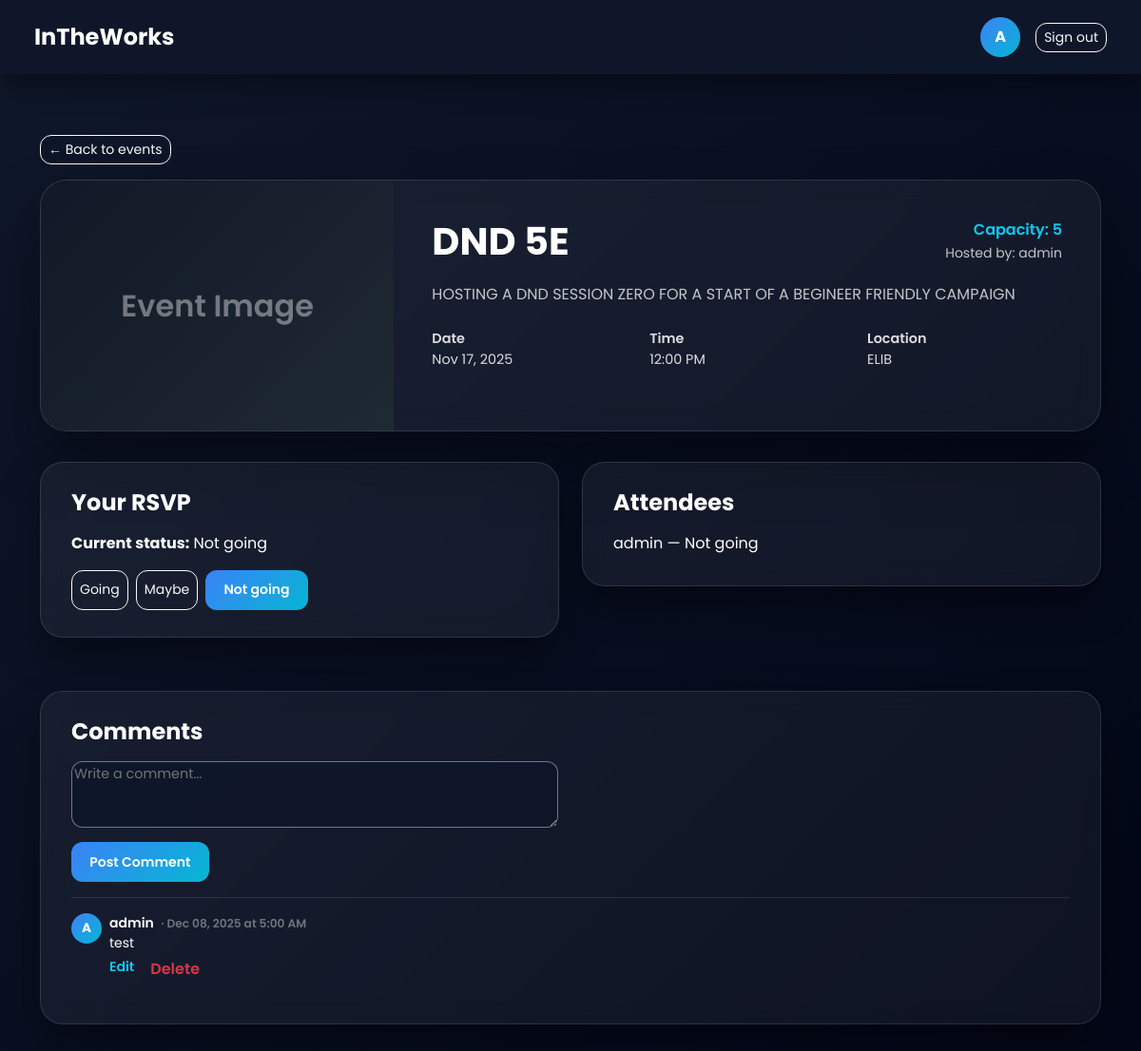
Before: /events/1/ (signed in) with the older database file.
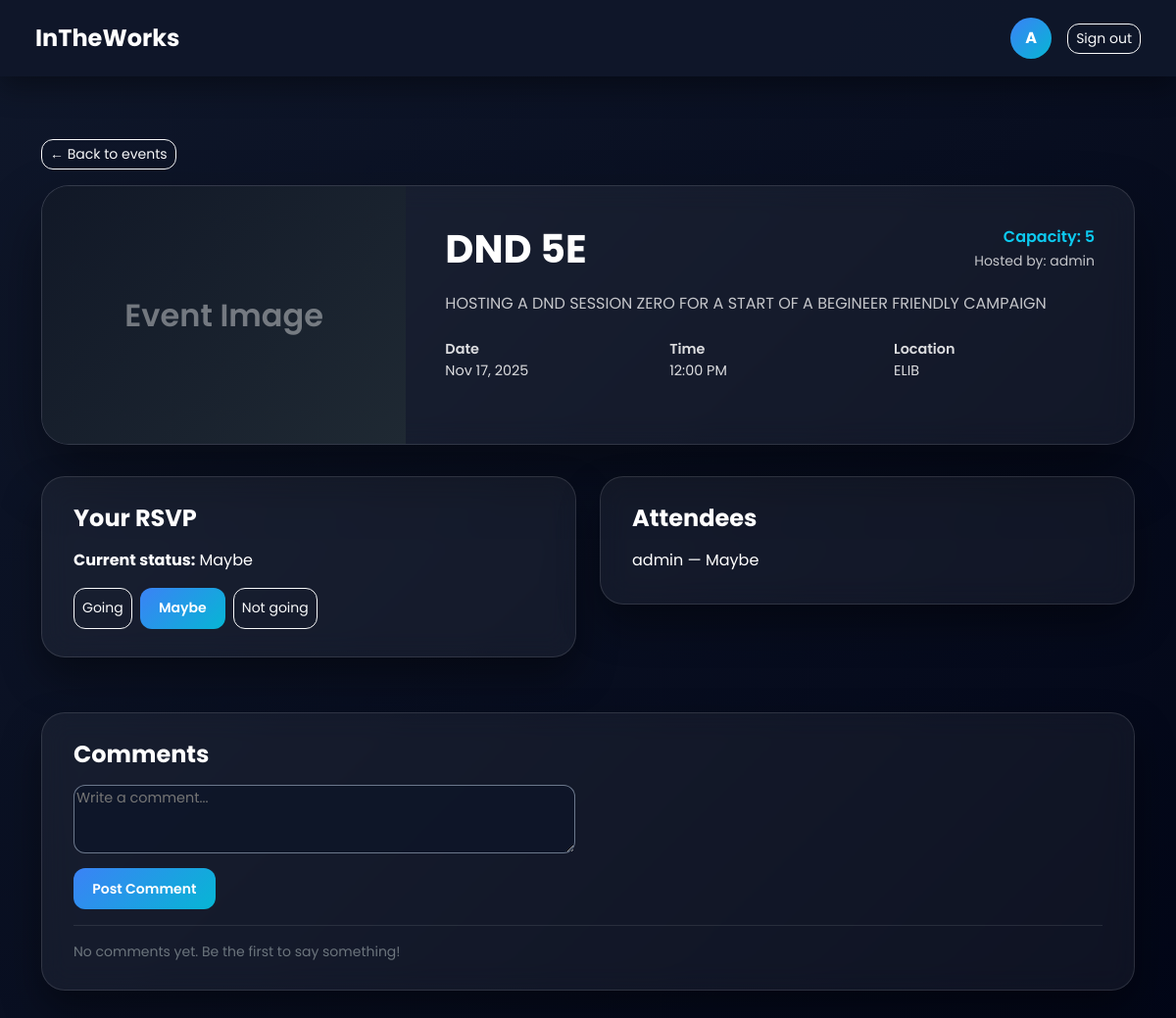
After: the same page with the newer database file.
### app/models.py (models this page shows, shortened)
class RSVP(models.Model):
    class Meta:
        constraints = [models.UniqueConstraint(fields=['user', 'event'], name='unique_rsvp')]
    GOING = 'going'
    MAYBE = 'maybe'
    NO = 'no'
    STATUS_CHOICES = [
        (GOING, 'Going'),
        (MAYBE, 'Maybe'),
        (NO, 'Not going')
    ]
    user = models.ForeignKey(Profile, on_delete=models.CASCADE)
    event = models.ForeignKey(Event, on_delete=models.CASCADE, related_name='rsvps')
    status = models.CharField(max_length=10, choices=STATUS_CHOICES)
    created_at = models.DateTimeField(auto_now_add=True)

class Profile(models.Model):
    user = models.OneToOneField(User, on_delete=models.CASCADE)
    fullname = models.CharField(max_length=100, blank=True)
    birthday = models.DateField(blank=True, null=True)
    phone_number = models.CharField(max_length=20, blank=True)
    display_name = models.CharField(max_length=30, blank=True)
    bio = models.TextField(blank=True)
    interests = models.ManyToManyField('Interest', blank=True)

class Comment(models.Model):
    event = models.ForeignKey(Event, on_delete=models.CASCADE, related_name='comments')
    author = models.ForeignKey('Profile', on_delete=models.CASCADE, related_name='comments', null=True, blank=True)
    text = models.TextField()
    created_at = models.DateTimeField(auto_now_add=True)
    class Meta:
        ordering = ['created_at']

### app/views.py (the view)
# urls.py: path('events/<int:event_id>/', views.event_detail, name='event_detail'),
@login_required
def event_detail(request, event_id):
    event = get_object_or_404(Event, id=event_id)
    profile = request.user.profile
    if profile.display_name:
        initial = profile.display_name[0].upper()
    else:
        username = request.user.username or ""
        initial = (username[0] if username else "U").upper()
    my_rsvp = RSVP.objects.filter(user=profile, event=event).first()
    attendees = RSVP.objects.filter(event=event)
    if request.method == "POST" and "comment_submit" in request.POST:
        comment_form = CommentForm(request.POST)
        if comment_form.is_valid():
            comment = comment_form.save(commit=False)
            comment.event = event
            comment.author = profile
            comment.save()
            return redirect("event_detail", event_id=event.id)
    else:
        comment_form = CommentForm()
    comments = event.comments.select_related("author", "author__user")
    return render(request, "app/event_detail.html", {
        "event": event,
        "my_rsvp": my_rsvp,
        "attendees": attendees,
        "initial": initial,
        "comment_form": comment_form,
        "comments": comments,
    })

### app/views.py
class CommentForm(ModelForm):
    class Meta:
        model = Comment
        fields = ['text']
        widgets = {
            'text': forms.Textarea(attrs={'rows': 3, 'placeholder': 'Write a comment...'}),}
        labels = {'text': 'Add a comment',}

### app/templates/app/event_detail.html (shortened to what the changed rows need)
<!doctype html>
<html lang="en">
<head>
  <link href="https://cdn.jsdelivr.net/npm/bootstrap@5.3.3/dist/css/bootstrap.min.css" rel="stylesheet">
</head>
<body>
<div class="container py-5 mt-3">
  <div class="event-card row g-0 align-items-stretch">
    <div class="col-md-8">
      <div class="event-info">
        <div class="d-flex justify-content-between align-items-start mb-3">
          <div>
            <h1 class="fw-bold mb-1">{{ event.title }}</h1>
          </div>
        </div>
      </div>
    </div>
  </div>
  <div class="row mt-4">
    <div class="col-md-6 mb-3">
      <div class="card-glass">
        <h4 class="fw-bold mb-3">Your RSVP</h4>
        {% if my_rsvp %}
          <p class="mb-3">
            <strong>Current status:</strong>
            {{ my_rsvp.get_status_display }}
          </p>
        {% else %}
          <p class="mb-3">
            You haven't RSVPed yet.
          </p>
        {% endif %}
        <form method="post" action="{% url 'rsvp_event' event.id %}">
          <div class="d-flex flex-wrap gap-2">
            <button
              type="submit"
              name="status"
              value="going"
              class="btn btn-sm
                {% if my_rsvp and my_rsvp.status == 'going' %}
                  btn-primary
                {% else %}
                  btn-outline-light
                {% endif %}
              ">
              Going
            </button>
            <button
              type="submit"
              name="status"
              value="maybe"
              class="btn btn-sm
                {% if my_rsvp and my_rsvp.status == 'maybe' %}
                  btn-primary
                {% else %}
                  btn-outline-light
                {% endif %}
              ">
              Maybe
            </button>
            <button
              type="submit"
              name="status"
              value="no"
              class="btn btn-sm
                {% if my_rsvp and my_rsvp.status == 'no' %}
                  btn-primary
                {% else %}
                  btn-outline-light
                {% endif %}
              ">
              Not going
            </button>
          </div>
        </form>
      </div>
    </div>
    <div class="col-md-6 mb-3">
      <div class="card-glass">
        {% if attendees %}
          <ul class="list-unstyled mb-0">
            {% for rsvp in attendees %}
              <li class="mb-1">
                {{ rsvp.user.display_name|default:rsvp.user.user.username }}
                — {{ rsvp.get_status_display }}
              </li>
            {% endfor %}
          </ul>
        {% else %}
          <p class="mb-0">No RSVPs yet.</p>
        {% endif %}
      </div>
    </div>
  </div>
  <div class="row mt-3">
    <div class="col-12">
      <div class="card-glass">
        <h4 class="fw-bold mb-3">Comments</h4>
        <form method="post" class="mb-3">
          <div class="mb-2">
          </div>
          <button
            type="submit"
            name="comment_submit"
            class="btn btn-primary btn-sm">
          </button>
        </form>
        <hr class="border-secondary">
        {% if comments %}
          <ul class="list-unstyled mb-0">
            {% for comment in comments %}
              <li class="mb-3">
                <div class="d-flex align-items-start gap-2">
                  <div
                    style="
                      width: 32px;
                      height: 32px;
                      border-radius: 999px;
                      background: linear-gradient(135deg,#3b82f6,#06b6d4);
                      display:flex;
                      align-items:center;
                      justify-content:center;
                      font-size: 0.85rem;
                      font-weight: 700;
                    ">
                    {% if comment.author.display_name %}
                      {{ comment.author.display_name|first|upper }}
                    {% else %}
                      {{ comment.author.user.username|first|upper }}
                    {% endif %}
                  </div>
                  <div>
                    <div class="small fw-semibold">
                      {{ comment.author.display_name|default:comment.author.user.username }}
                      <span class="text-secondary small ms-1">
                        · {{ comment.created_at|date:"M d, Y" }}
                        at {{ comment.created_at|time:"g:i A" }}
                      </span>
                    </div>
                    <div class="small mb-1">
                      {{ comment.text|linebreaksbr }}
                    </div>
                    {% if comment.author.user == request.user %}
                      <div class="d-flex gap-3 small mt-1">
                        <a href="{% url 'edit_comment' comment.id %}"
                           class="text-info text-decoration-none fw-semibold">
                          Edit
                        </a>
                        <form method="post"
                              action="{% url 'delete_comment' comment.id %}"
                              style="display:inline;">
                          <button type="submit"
                                  class="btn btn-link p-0 m-0 text-danger text-decoration-none small fw-semibold">
                            Delete
                          </button>
                        </form>
                      </div>
                    {% endif %}
                  </div>
                </div>
              </li>
            {% endfor %}
          </ul>
        {% else %}
          <p class="mb-0 text-secondary small">
            No comments yet. Be the first to say something!
          </p>
        {% endif %}
      </div>
    </div>
  </div>
</div>
</body>
</html>

Changed rows visible on the page:
removed Comment: author.display_name|first "A", author.display_name "admin", created_at "Dec 08, 2025", created_at "5:00 AM", text "test", shows "Edit"
changed RSVP "admin": status "Not going" → "Maybe"
Other visible differences:
text now shown: "No comments yet. Be the first to say something!"
